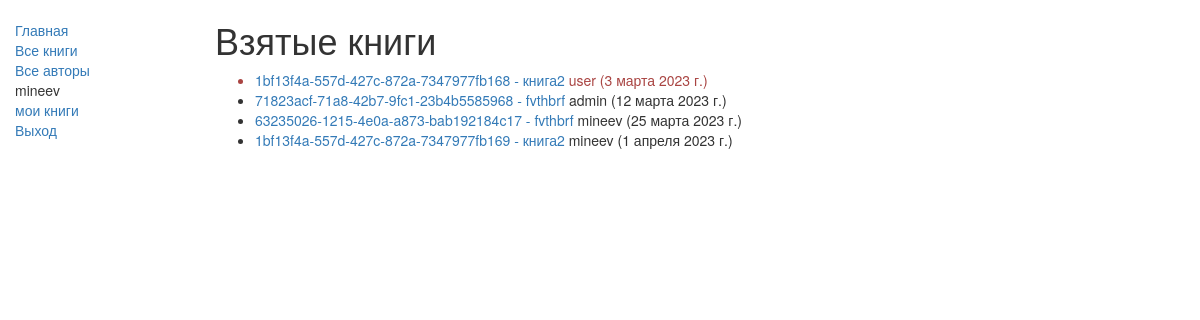
Page /library/borrowed/ (signed in) on the committed database.
### libcatalog/models.py (models this page shows, shortened)
class BookInstance(models.Model):
    class Meta:
        verbose_name = 'Экземпляр книги'
        verbose_name_plural = 'Экземпляры книг'
        ordering = ["due_back"]
        permissions = (("can_mark_returned", "Отметить как возвращенный"),)
    id = models.UUIDField(
        primary_key=True,
        default=uuid.uuid4,
        help_text="Уникальный ID физического экземляра книги")
    book = models.ForeignKey(
        'Book',
        on_delete=models.SET_NULL,
        null=True,
        verbose_name='книга в каталоге',
        help_text='книга описанная в каталоге')
    imprint = models.CharField(max_length=200,
                               verbose_name="издательство")
    due_back = models.DateField(null=True,
                                blank=True,
                                verbose_name='дата возврата')
    LOAN_STATUS = (
        ('m', 'На обслуживании'),
        ('o', 'На руках'),
        ('a', 'Доступен'),
        ('r', 'Зарезервирован'),
    )
    status = models.CharField(
        'Статус',
        max_length=1,
        choices=LOAN_STATUS,
        blank=True,
        default='m',
        help_text='статус книги, доступность')
    borrower = models.ForeignKey(User,
                                 on_delete=models.SET_NULL,
                                 null=True, blank=True)
    @property
    def is_overdue(self):
        if self.due_back and date.today() > self.due_back:
            return True
        return False

class Book(models.Model):
    class Meta:
        verbose_name = 'Книга'
        verbose_name_plural = 'Книги'
        ordering = ["title"]
    title = models.CharField(max_length=200)
    slug = models.CharField(max_length=30,
                            default = str(title),
                            verbose_name='отображение в пути url',
                            help_text='желательно латинские символы и цифры без пробелов, а так же смысловая нагрузка')
    author = models.ForeignKey(
        'Author',
        on_delete=models.SET_NULL,
        null=True,
        verbose_name='Автор',
        help_text='выберите автора книги')
    summary = models.TextField(
        max_length=1000,
        help_text="описание содержания книги")
    isbn = models.CharField(
        'ISBN',
        max_length=13,
        help_text='ISBN 13-ти значный индентификатор <a href="https://www.isbn-international.org/content/what-isbn">ISBN number</a>')
    genre = models.ManyToManyField(
        Genre,
        blank=True,
        verbose_name='Жанр',
        help_text="укажите жанр этой книги")
    lang = models.CharField('Язык',max_length=25,default='Русский')
    def __str__(self):
        return self.title
    def display_genre(self):
        return ', '.join([ genre.name for genre in self.genre.all()[:3] ])
    display_genre.short_description = 'Genre'

### libcatalog/views.py (the view)
# urls.py: path('borrowed/', LoanedBooksLibrarerListView.as_view(), name='borrowed' ),
class LoanedBooksLibrarerListView(LoginRequiredMixin, generic.ListView):
    model = BookInstance
    template_name ='libcatalog/bookinstance_list_loaned_librarer.html'
    paginate_by = 10
    permission_required = 'catalog.can_mark_returned'
    def get_queryset(self):
        return BookInstance.objects.filter(status__exact='o').order_by('due_back')

### libcatalog/templates/libcatalog/bookinstance_list_loaned_librarer.html
{% extends "base_generic.html" %}
{% block content %}
    <h1>Взятые книги</h1>
    {% if bookinstance_list %}
    <ul>
      {% for bookinst in bookinstance_list %}
      <li class="{% if bookinst.is_overdue %}text-danger{% endif %}">
        <a href="{% url 'book-detail' bookinst.id %}/renew">{{bookinst.id}} - {{bookinst.book}}</a> {{bookinst.borrower}} ({{ bookinst.due_back }})
      </li>
      {% endfor %}
    </ul>
    {% else %}
      <p>Нет ни одной взятой книги.</p>
    {% endif %}
{% endblock %}

### libcatalog/templates/base_generic.html (shortened to what this page needs)
<!DOCTYPE html>
<html lang="ru">
<head>
  <link rel="stylesheet" href="https://maxcdn.bootstrapcdn.com/bootstrap/3.3.7/css/bootstrap.min.css">
  {% load static %}
  <link rel="stylesheet" href="{% static 'css/styles.css' %}">
</head>
<body>
  <div class="container-fluid">
    <div class="row">
      <div class="col-sm-2">
      {% block sidebar %}
      <ul class="sidebar-nav">
          <li><a href="{% url 'index' %}">Главная</a></li>
          <li><a href="{% url 'books' %}">Все книги</a></li>
          <li><a href="{% url 'authors' %}">Все авторы</a></li>
          {% if user.is_authenticated%}
          <li>{{user.get_username}}</li>
          <li><a href="{% url 'my-borrowed' %}">мои книги</a></li>
          <li><a href="{% url 'logout' %}?next={{request.path}}">Выход</a></li>
          {% else%}
          <li><a href="{% url 'login' %}?next={{request.path}}">Вход</a></li>
          {% endif %}
      </ul>
     {% endblock %}
      </div>
      <div class="col-sm-10 ">
        {% block content %}{% endblock %}
      </div>
    </div>
  </div>
</body>
</html>

### libcatalog/static/css/styles.css (style rules this page uses)
.sidebar-nav { margin-top: 20px; padding: 0; list-style: none; }

### rows in the picture
BookInstance: id "1bf13f4a-557d-427c-872a-7347977fb168", book "книга2", borrower "user", due_back "3 марта 2023 г."
BookInstance: id "71823acf-71a8-42b7-9fc1-23b4b5585968", book "fvthbrf", borrower "admin", due_back "12 марта 2023 г."
BookInstance: id "63235026-1215-4e0a-a873-bab192184c17", book "fvthbrf", borrower "mineev", due_back "25 марта 2023 г."
BookInstance: id "1bf13f4a-557d-427c-872a-7347977fb169", book "книга2", borrower "mineev", due_back "1 апреля 2023 г."

### other values in the picture
{{ user.get_username }} "mineev"
